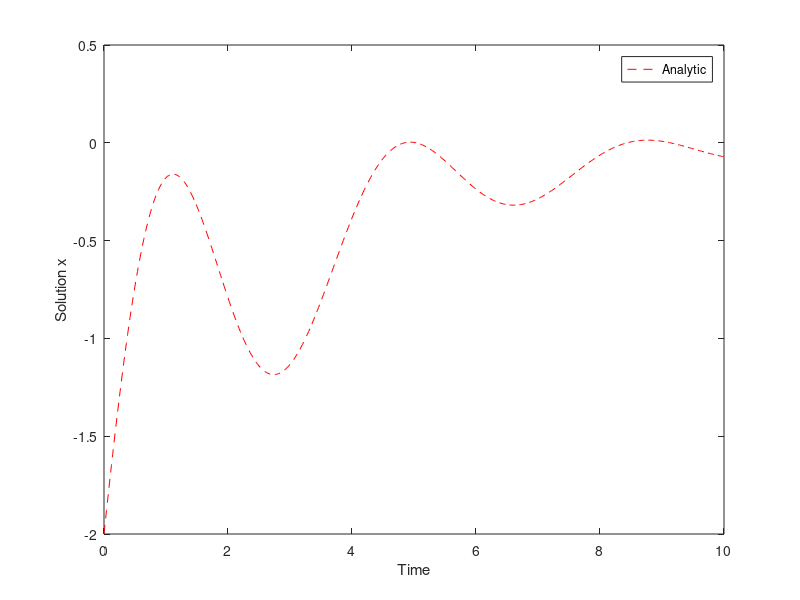

The MATLAB script that drew this image:
clear all, close all, clc

t = 0:0.02:10;

x = exp(-t) + exp(-2*t);
%plot(t,x); hold on

y0 = [-2; 3; -1];
A = [0 1 0; 0 0 1; -1 -3 -1];
[T,D] = eig(A)
eig(A)
[t,y] = ode45(@(t,y)A*y, t,y0);
plot(t,y(:,1),'r--')
legend('Analytic','ODE45')
xlabel('Time');
ylabel('Solution x');
